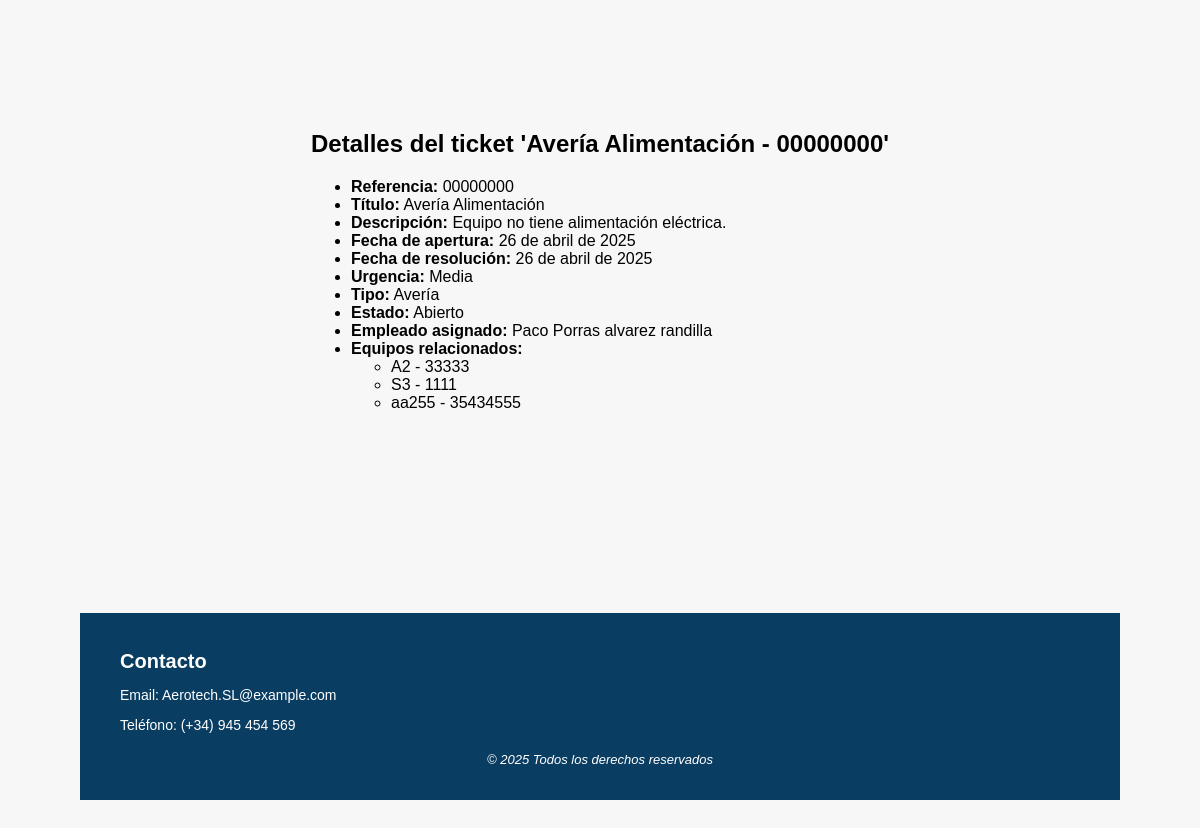
The page /Aerotech/tickets/1/ on the database as committed earlier.
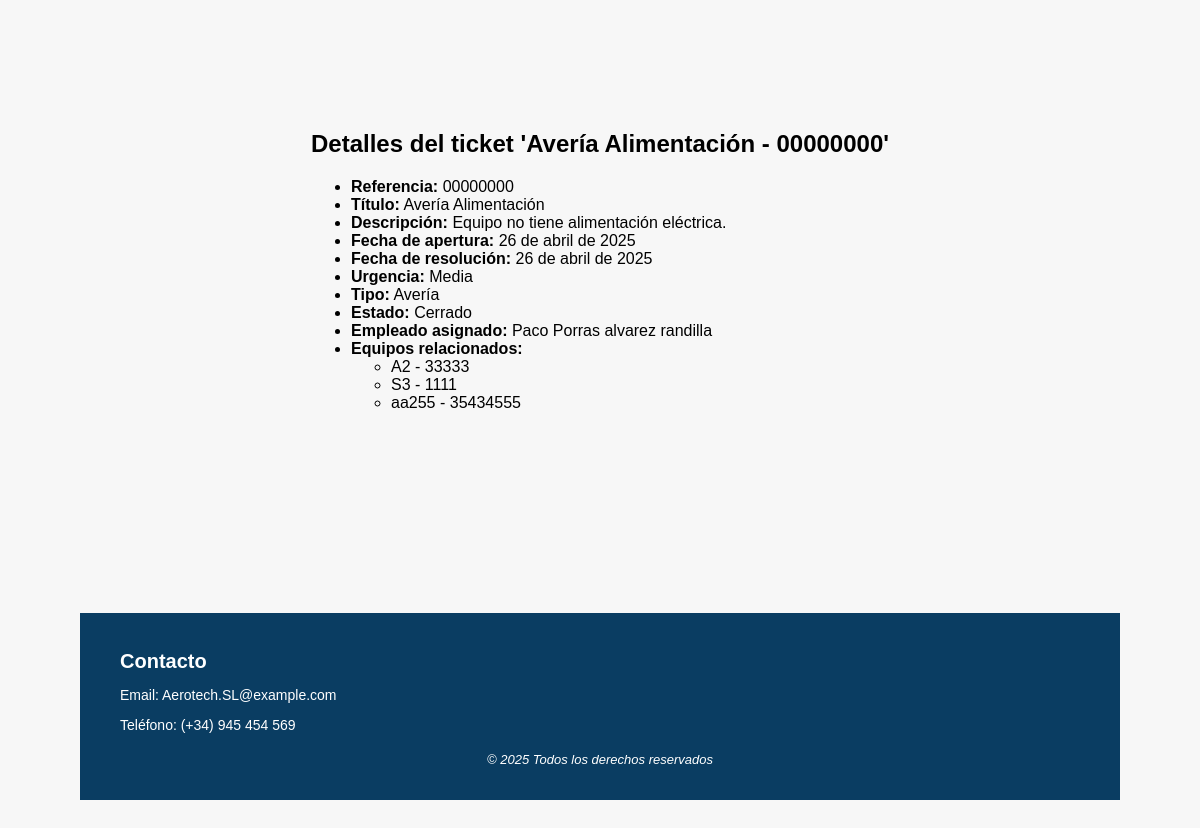
The same page on the database as committed later.
### Aerotech/models.py (models this page shows, shortened)
class Ticket(models.Model):
    referencia = models.CharField(max_length=100, unique=True)
    titulo = models.CharField(max_length=200)
    descripcion = models.TextField()
    fecha_apertura = models.DateField(auto_now_add=True)
    fecha_resolucion = models.DateField(null=True, blank=True)
    urgencia = models.CharField(max_length=10, choices=[('alta', 'Alta'), ('media', 'Media'), ('baja', 'Baja')])
    tipo = models.CharField(max_length=15, choices=[('averia', 'Avería'), ('mejora', 'Mejora'), ('mantenimiento', 'Mantenimiento')])
    estado = models.CharField(max_length=10, choices=[('abierto', 'Abierto'), ('cerrado', 'Cerrado')])
    empleado = models.ForeignKey(Empleado, on_delete=models.SET_NULL, null=True)  # ONE TO MANY
    equipos = models.ManyToManyField(Equipo)

class Empleado(models.Model):
    dni = models.CharField(max_length=9, unique=True)
    nombre = models.CharField(max_length=100)
    apellidos = models.CharField(max_length=150)
    email = models.EmailField()
    telefono = models.CharField(max_length=15)
    username = models.CharField(max_length=150, unique=True, null=True, blank=True)

### Aerotech/views.py (the view)
# urls.py: path('tickets/<int:pk>/', views.DetalleTicket.as_view(), name='detalle-ticket'),
class DetalleTicket(DetailView):
    model = Ticket
    template_name = 'detalles_ticket.html'
    context_object_name = 'ticket'

### templates/detalles_ticket.html (shortened to what this page needs)
{% extends 'Base.html' %}
{% block content %}
<h2>Detalles del ticket '{{ ticket.titulo }} - {{ ticket.referencia }}'</h2>
<ul>
    <li><strong>Referencia:</strong> {{ ticket.referencia }}</li>
    <li><strong>Título:</strong> {{ ticket.titulo }}</li>
    <li><strong>Descripción:</strong> {{ ticket.descripcion }}</li>
    <li><strong>Fecha de apertura:</strong> {{ ticket.fecha_apertura }}</li>
    <li><strong>Fecha de resolución:</strong> {{ ticket.fecha_resolucion|default:"Pendiente" }}</li>
    <li><strong>Urgencia:</strong> {{ ticket.get_urgencia_display }}</li>
    <li><strong>Tipo:</strong> {{ ticket.get_tipo_display }}</li>
    <li><strong>Estado:</strong> {{ ticket.get_estado_display }}</li>
    <li><strong>Empleado asignado:</strong>
        {% if ticket.empleado %}
            {{ ticket.empleado.nombre }} {{ ticket.empleado.apellidos }}
        {% else %}
            No asignado
        {% endif %}
    </li>
    <li><strong>Equipos relacionados:</strong>
        <ul>
            {% for equipo in ticket.equipos.all %}
                <li>{{ equipo.modelo }} - {{ equipo.numero_serie }}</li>
            {% empty %}
                <li>No hay equipos asignados</li>
            {% endfor %}
        </ul>
    </li>
</ul>
{% endblock %}

Rows that differ between the two databases and show on the page:
changed Ticket "Avería Alimentación": estado "Abierto" → "Cerrado"
